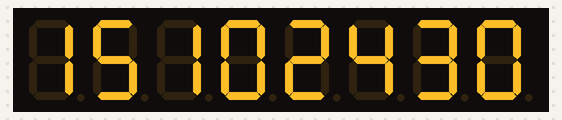
The sketch below on a simulated Arduino Uno, built with avr-gcc and run on an emulated ATmega328P. Shown: 8-digit seven-segment display. The local clock reads 2024-03-15 10:24:30 at power-on unless the sketch sets it; what the sketch prints to the serial monitor is not drawn.

Above: at 0.1 s.
At 5.1 s:
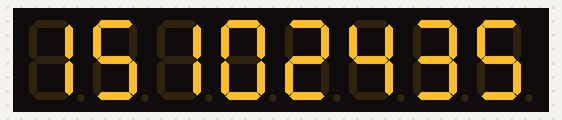
At 11.1 s:
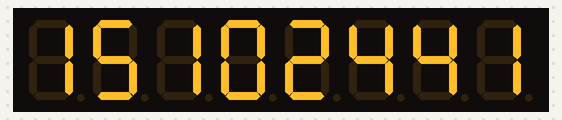
At 19.1 s:
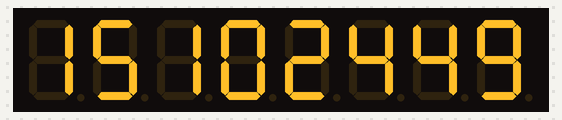
At 28.2 s:
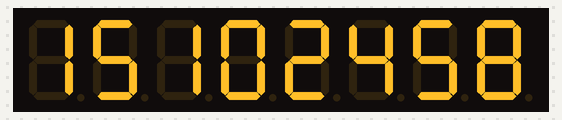
At 38.2 s:
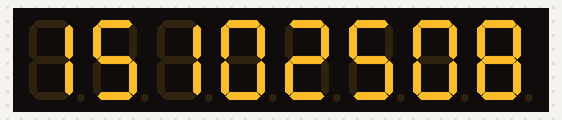

Measured:
- what the display in image 2 shows lasts 1.1 s, from 11.0 s to 12.1 s

The sketch:

sketch_jan26b.ino
```cpp
#include <Arduino.h>
#include <TM1638.h>
#include <Ds1302.h>

TM1638 tm(4 /*CLK*/, 2 /*DIO*/, 7 /*STB*/);

Ds1302 rtc(8 /*RST*/, 13 /*CLK*/, 12 /*DATA*/);

pulse_t pulse = PULSE1_16;
uint8_t text[] = { 0x01, 0x02, 0x04, 0x08, 0x10, 0x20, 0x40, 0x80 };
Ds1302::DateTime now;
uint8_t old_second = 0;
uint8_t led_state = 0;
unsigned long led_time[6] = { 0, 0, 0, 0, 0, 0 };
unsigned long old_millis = 0;
unsigned n = 0;

const uint8_t led_mask[6] = {
  0x03,
  0x06,
  0x0C,
  0x18,
  0x30,
  0x21,
};


void setup() {
  Serial.begin(9600);
  tm.reset();
  // tm.test();
  tm.displaySetBrightness(PULSE1_16);

  // initialize the RTC
  rtc.init();

  // test if clock is halted and set a date-time (see example 2) to start it
  if (rtc.isHalted()) {
    Serial.println("RTC is halted. Setting time...");

    Ds1302::DateTime dt = {
      .year = 25,
      .month = Ds1302::MONTH_JAN,
      .day = 26,
      .hour = 16,
      .minute = 0,
      .second = 0,
      .dow = Ds1302::DOW_SUN
    };

    rtc.setDateTime(&dt);
  } else {
    Serial.println("RTC is not halted. Getting time...");
    rtc.getDateTime(&now);
    Serial.println(now.second);
  }


  unsigned long t = millis();
  for (n = 0; n < 8; ++n) led_time[n] = t;
  led_state = 0;
}

unsigned led_old = 0;
unsigned olddec = 0;
void loop() {
  /*
  //dbg
  tm.displayVal(0, 1);
  tm.displayVal(1, 2);

  tm.displayVal(2, 3);
  tm.displayVal(3, 4);

  tm.displayVal(4, 5);
  tm.displayVal(5, 6);

  tm.displayVal(6, 7);
  tm.displayVal(7, 8);
  delay(1000);
  */

  const unsigned long now_millis = millis();

  rtc.getDateTime(&now);
  if (old_second != now.second) {
    tm.displayVal(0, now.second % 10);
    tm.displayVal(1, now.second / 10);

    tm.displayVal(2, now.minute % 10);
    tm.displayVal(3, now.minute / 10);

    tm.displayVal(4, now.hour % 10);
    tm.displayVal(5, now.hour / 10);

    tm.displayVal(6, now.day % 10);
    tm.displayVal(7, now.day / 10);
    old_second = now.second;
  }

  const unsigned led_now = (old_second / 10) % 6;
  const unsigned led_fut = (led_now + 1) % 6;


  // tm.displayVal(2, led_now);
  // tm.displayVal(3, led_fut);

  // const unsigned secdec = old_second % 10;
  // if (led_old != led_now) {
  //   led_old = led_now;
  //   old_millis = now_millis;
  // }

  // const unsigned long step = 128;
  // unsigned long x = (now_millis - old_millis);
  // float y = step * x / 10000.0;

  // if (led_time[led_now] < now_millis) {
  //   uint8_t mask_now = static_cast<uint8_t>(1) << led_now;
  //   if (led_state & mask_now) {
  //     // currently is on - will be off and when on again
  //     led_time[led_now] = now_millis + y;
  //     led_state &= ~mask_now;
  //   } else {
  //     led_time[led_now] = now_millis + step - y;
  //     led_state |= mask_now;
  //   }
  // }

  // if (led_time[led_fut] < now_millis) {
  //   uint8_t mask_fut = static_cast<uint8_t>(1) << led_fut;
  //   if (led_state & mask_fut) {
  //     led_time[led_fut] = now_millis + step - y;
  //     led_state &= ~mask_fut;
  //   } else {
  //     led_time[led_fut] = now_millis + y;
  //     led_state |= mask_fut;
  //   }
  // }

  // led_state &= led_mask[led_now];

  // tm.writeLeds(led_state);
  delay(1000);
}
```
